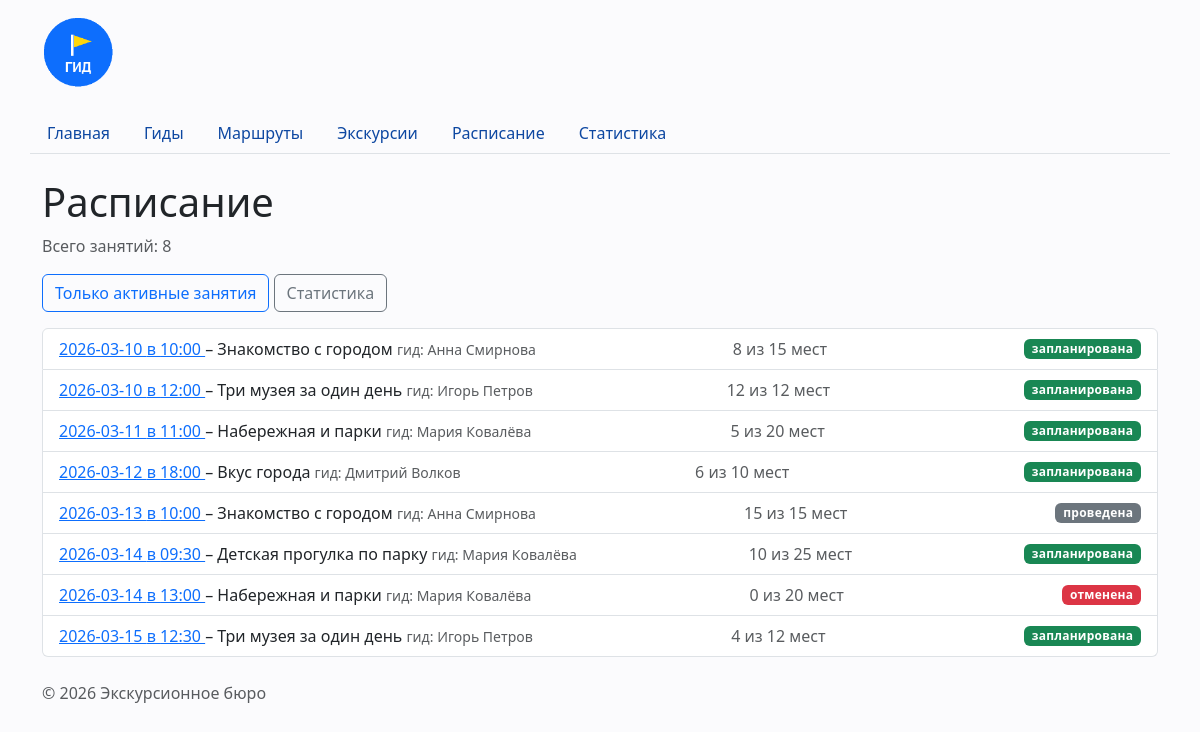
The app's page /schedules/ with its own data.
### schedules/views.py (the view)
# urls.py: path("schedules/", include("schedules.urls")),
def schedules(request):
    context = {"schedules": list_schedules()}
    return render(request, "schedules/schedule_list.html", context)

### db/database.py (called while the page is built)
def get_connection(path=DB_PATH):
    connection = sqlite3.connect(path)
    connection.row_factory = sqlite3.Row
    connection.execute("PRAGMA foreign_keys = ON")
    return connection

def fetch_all(sql, params=(), path=DB_PATH):
    connection = get_connection(path)
    try:
        return connection.execute(sql, params).fetchall()
    finally:
        connection.close()

### db/repository.py (called while the page is built)
def _languages(value):
    if not value:
        return []
    return [item.strip() for item in value.split(",") if item.strip()]

def _make_guide(row):
    data = dict(row)
    data["languages"] = _languages(data.get("languages"))
    data["is_active"] = bool(data.get("is_active"))
    return Guide.from_data(data)

def _make_route(row):
    data = dict(row)
    data["required_languages"] = _languages(data.get("required_languages"))
    data["is_active"] = bool(data.get("is_active"))
    return Route.from_data(data)

def _make_excursion(row, route):
    data = dict(row)
    data["languages"] = _languages(data.get("languages"))
    data["is_active"] = bool(data.get("is_active"))
    excursion_class = EXCURSION_CLASSES.get(data.get("kind"), Excursion)
    return excursion_class.from_data(data, route)

def _make_schedule(row, excursion, guide):
    return Schedule.from_data(dict(row), excursion, guide)

def list_guides():
    return [_make_guide(row) for row in fetch_all(
        "SELECT * FROM guides ORDER BY name;"
    )]

def list_routes():
    return [_make_route(row) for row in fetch_all(
        "SELECT * FROM routes ORDER BY name;"
    )]

def list_excursions():
    routes = {route.id: route for route in list_routes()}
    result = []
    for row in fetch_all("SELECT * FROM excursions ORDER BY title;"):
        route = routes.get(row["route_id"])
        if route is None:
            continue
        result.append(_make_excursion(row, route))
    return result

def list_schedules(only_active=False):
    excursions = {item.id: item for item in list_excursions()}
    guides = {item.id: item for item in list_guides()}
    sql = "SELECT * FROM schedules "
    if only_active:
        sql += "WHERE status <> 'отменена' "
    sql += "ORDER BY date, start_time;"
    result = []
    for row in fetch_all(sql):
        excursion = excursions.get(row["excursion_id"])
        guide = guides.get(row["guide_id"])
        if excursion is None or guide is None:
            continue
        result.append(_make_schedule(row, excursion, guide))
    return result

### schedules/templates/schedules/schedule_list.html (shortened to what this page needs)
{% extends "base.html" %}
{% block content %}
    <h1>Расписание</h1>
    <p class="text-muted">Всего занятий: {{ schedules|length }}</p>
    <p>
        <a href="{% url 'schedules:active' %}" class="btn btn-outline-primary">
            Только активные занятия
        </a>
        <a href="{% url 'schedules:statistics' %}" class="btn btn-outline-secondary">
            Статистика
        </a>
    </p>
    <ul class="list-group">
        {% for schedule in schedules %}
            <li class="list-group-item d-flex justify-content-between align-items-center">
                <span>
                    <a href="{% url 'schedules:detail' schedule.id %}">
                        {{ schedule.date }} в {{ schedule.start_time }}
                    </a>
                    – {{ schedule.excursion.title }}
                    <small class="text-muted">гид: {{ schedule.guide.name }}</small>
                </span>
                <span class="text-muted">
                    {{ schedule.booked }} из {{ schedule.excursion.max_participants }} мест
                </span>
                {% include "schedules/includes/schedule_status.html" %}
            </li>
        {% empty %}
            <li class="list-group-item">Занятий пока нет.</li>
        {% endfor %}
    </ul>
{% endblock %}

### templates/base.html (shortened to what this page needs)
{% load static %}
<!DOCTYPE html>
<html lang="ru">
<head>
    <link
        rel="stylesheet"
        href="https://cdn.jsdelivr.net/npm/bootstrap@5.3.3/dist/css/bootstrap.min.css"
    >
    <link rel="stylesheet" href="{% static 'homepage/css/style.css' %}">
</head>
<body>
    <header class="container pt-3">
        <img
            src="{% static 'homepage/img/logo.png' %}"
            alt="Экскурсионное бюро"
            class="site-logo"
        >
    </header>
    {% include "includes/navigation.html" %}
    <main class="container">
        {% block content %}
        {% endblock %}
    </main>
    <footer class="container mt-4 mb-3 text-muted">
        <p>© <span id="current-year"></span> Экскурсионное бюро</p>
    </footer>
</body>
</html>

### templates/includes/navigation.html (shortened to what this page needs)
<nav class="nav nav-tabs container mt-3">
    <a class="nav-link" href="{% url 'homepage:index' %}">Главная</a>
    <a class="nav-link" href="{% url 'guides:list' %}">Гиды</a>
    <a class="nav-link" href="{% url 'routes:list' %}">Маршруты</a>
    <a class="nav-link" href="{% url 'excursions:list' %}">Экскурсии</a>
    <a class="nav-link" href="{% url 'schedules:list' %}">Расписание</a>
    <a class="nav-link" href="{% url 'schedules:statistics' %}">Статистика</a>
</nav>

### schedules/templates/schedules/includes/schedule_status.html (shortened to what this page needs)
{% if schedule.status == "отменена" %}
    <span class="badge bg-danger status-badge">отменена</span>
{% elif schedule.status == "проведена" %}
    <span class="badge bg-secondary status-badge">проведена</span>
{% else %}
    <span class="badge bg-success status-badge">запланирована</span>
{% endif %}

### homepage/static/homepage/css/style.css (style rules this page uses)
body { min-height: 100vh; background-color: #fbfbfd; }
.site-logo { width: 72px; height: auto; margin-bottom: 0.5rem; }
.status-badge { font-weight: 600; letter-spacing: 0.02em; }
.nav-tabs .nav-link { color: #0d47a1; }
main { padding-top: 1.5rem; }

### records on screen
excursions: date "2026-03-10", start_time "10:00", excursion "Знакомство с городом", guide.name "Анна Смирнова", booked "8", excursion.max_participants "15", shows "запланирована", date "2026-03-13", booked "15"
excursions: date "2026-03-11", start_time "11:00", excursion "Набережная и парки", guide.name "Мария Ковалёва", booked "5", excursion.max_participants "20", shows "запланирована", date "2026-03-14", start_time "13:00", booked "0"
excursions: date "2026-03-12", start_time "18:00", excursion "Вкус города", guide.name "Дмитрий Волков", booked "6", excursion.max_participants "10", shows "запланирована"
excursions: date "2026-03-14", start_time "09:30", excursion "Детская прогулка по парку", guide.name "Мария Ковалёва", booked "10", excursion.max_participants "25", shows "запланирована"

### other values on screen
{{ schedules|length }} "8"
{{ schedule.date }} "2026-03-10" "2026-03-15"
{{ schedule.start_time }} "12:00" "12:30"
{{ schedule.excursion.title }} "Три музея за один день" "Три музея за один день"
{{ schedule.guide.name }} "Игорь Петров" "Игорь Петров"
{{ schedule.booked }} "12" "4"
{{ schedule.excursion.max_participants }} "12" "12"
